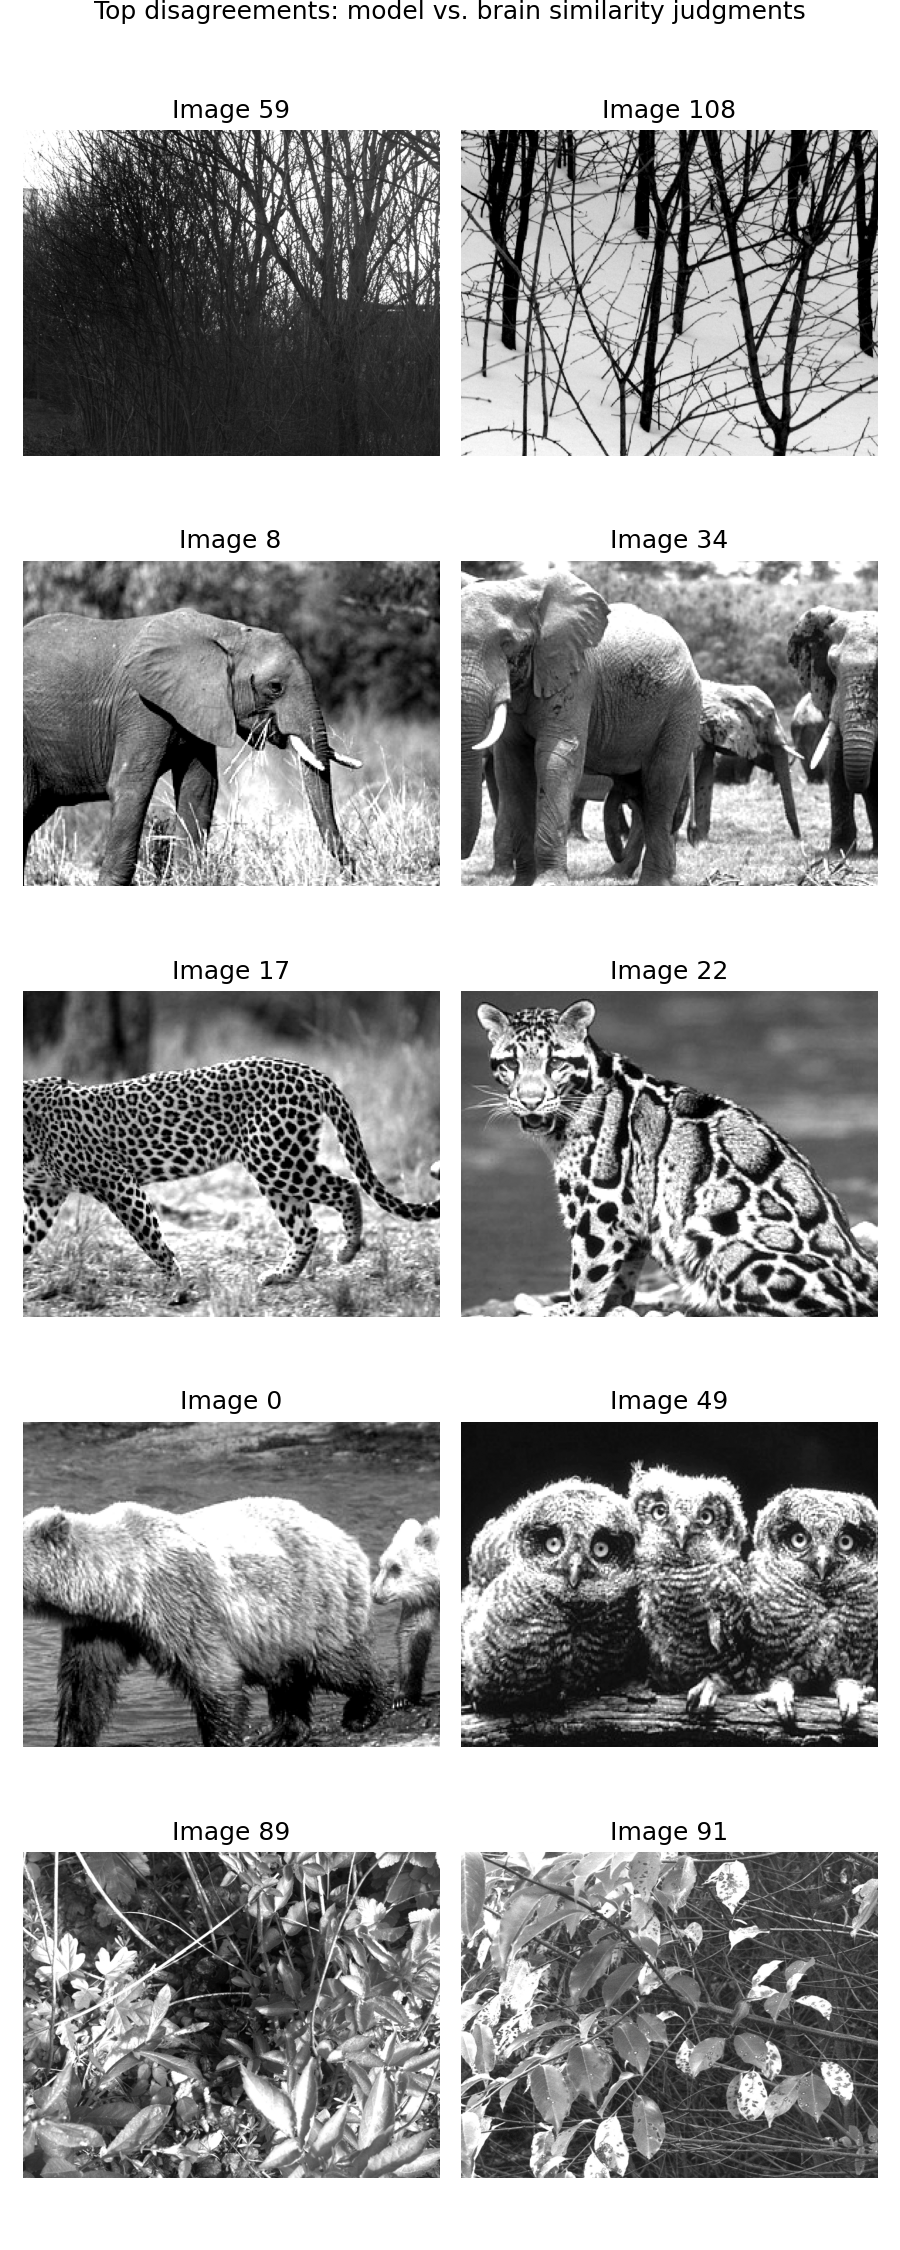

The Python source for this figure:
"""
Stage 4: Find where the model and the brain disagree.

Run in the same environment:
    conda activate visualmodel
    python stage4_disagreements.py

What this does:
  1. Loads the neural RDM and the layer4 model RDM from Stage 3
  2. For every pair of images, computes the "disagreement" -- cases where
     the model says two images are very similar but the brain says they're
     very different, or vice versa
  3. Shows you the top disagreeing pairs, side by side, so you can actually
     LOOK at what kind of visual content trips up the alignment
"""

import numpy as np
import matplotlib.pyplot as plt
from scipy.stats import zscore

stage1 = np.load("stage1_output.npz", allow_pickle=True)
scenes = stage1["scenes"]
stim_table = stage1["stim_table"]

neural_rdm = np.load("rdm_neural.npy")
model_rdm = np.load("rdm_layer4.npy")   # your best-performing layer from Stage 3

image_ids = np.unique(stim_table["frame"])
image_ids = image_ids[image_ids >= 0].astype(int)

# ---- Step 1: put both RDMs on the same scale ----
# Correlation distances from the two RDMs aren't directly comparable in
# absolute terms (different units of "distance"), so z-score each one first.
# This makes "1 standard deviation more similar than average" comparable
# across the two systems.
triu_idx = np.triu_indices_from(neural_rdm, k=1)

neural_vals_z = zscore(neural_rdm[triu_idx])
model_vals_z = zscore(model_rdm[triu_idx])

# ---- Step 2: compute disagreement for every pair ----
# Large positive difference: model says "similar" (low z) while brain says
# "different" (high z), or the reverse -- either direction is a disagreement.
disagreement = model_vals_z - neural_vals_z

# Map the flat upper-triangle index back to (row, col) image pairs
rows, cols = triu_idx

# ---- Step 3: find the biggest disagreements in both directions ----
n_show = 5
biggest_gap_idx = np.argsort(np.abs(disagreement))[::-1][:n_show]

print(f"Top {n_show} image pairs where model and brain disagree most:\n")
for rank, i in enumerate(biggest_gap_idx):
    img_a, img_b = rows[i], cols[i]
    direction = "model says SIMILAR, brain says DIFFERENT" if disagreement[i] < 0 \
        else "model says DIFFERENT, brain says SIMILAR"
    print(f"{rank+1}. Images {image_ids[img_a]} & {image_ids[img_b]}  "
          f"({direction}, gap={disagreement[i]:.2f} SD)")

# ---- Step 4: plot these pairs side by side so you can actually look ----
fig, axes = plt.subplots(n_show, 2, figsize=(6, 3 * n_show))
for rank, i in enumerate(biggest_gap_idx):
    img_a_idx, img_b_idx = rows[i], cols[i]
    real_img_a = image_ids[img_a_idx]
    real_img_b = image_ids[img_b_idx]

    axes[rank, 0].imshow(scenes[real_img_a], cmap="gray")
    axes[rank, 0].set_title(f"Image {real_img_a}")
    axes[rank, 0].axis("off")

    axes[rank, 1].imshow(scenes[real_img_b], cmap="gray")
    axes[rank, 1].set_title(f"Image {real_img_b}")
    axes[rank, 1].axis("off")

fig.suptitle("Top disagreements: model vs. brain similarity judgments", y=1.0)
plt.tight_layout()
plt.savefig("stage4_disagreements.png", dpi=150)
plt.close()

print("\nSaved stage4_disagreements.png -- look at these pairs and ask yourself:")
print("  - Do they share obvious visual features (texture, color, layout)?")
print("  - Does one image have an object/animal and the other doesn't?")
print("  - Is there a pattern across all 5 pairs, or are they idiosyncratic?")
print("\nThis qualitative pattern -- not just the correlation number -- is your")
print("actual interpretability finding for the write-up.")
